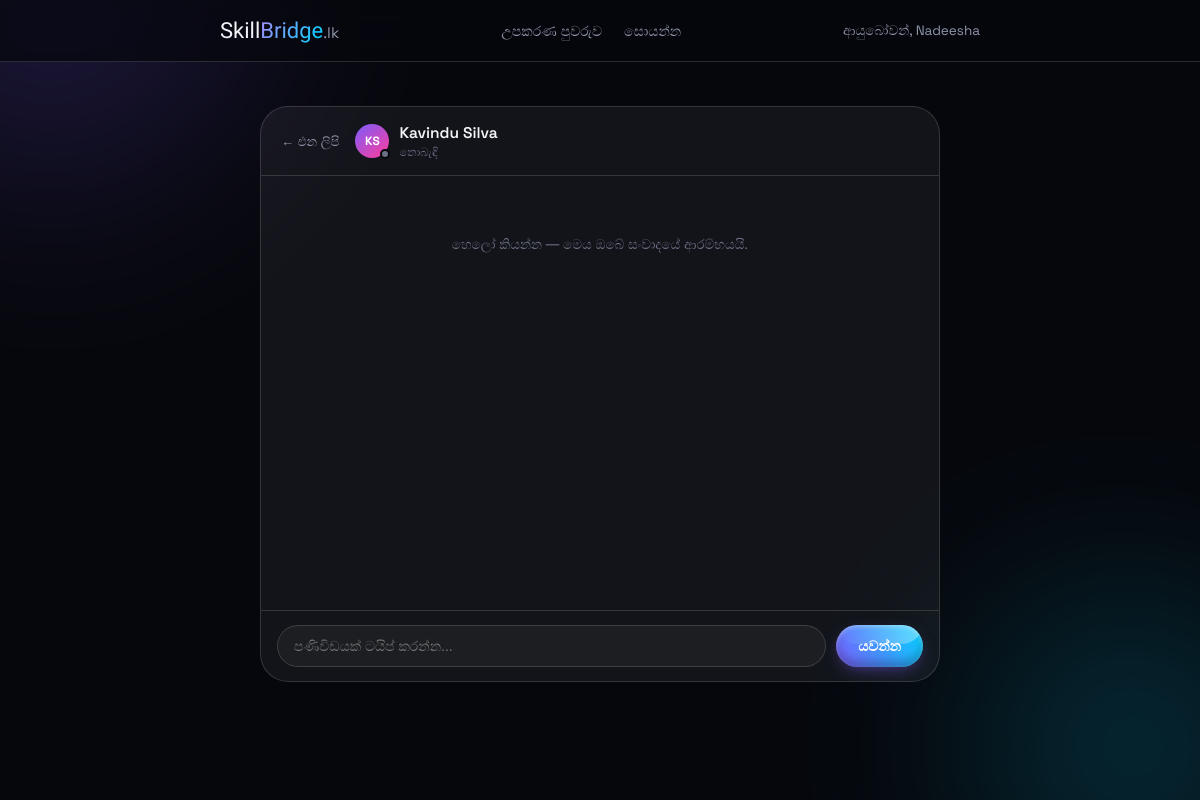
Screenshot of /sinhala/messages.php?with=2 (signed in) with the database file from the repository.
### tables this page shows
CREATE TABLE `users` (
  `user_id` int(10) UNSIGNED NOT NULL,
  `full_name` varchar(120) NOT NULL,
  `email` varchar(150) NOT NULL,
  `password_hash` varchar(255) NOT NULL,
  `role` enum('freelancer','client','admin') NOT NULL,
  `language_pref` enum('tamil','english','sinhala') NOT NULL DEFAULT 'english',
  `phone` varchar(20) DEFAULT NULL,
  `last_seen` timestamp NULL DEFAULT NULL,
  `photo_path` varchar(255) DEFAULT NULL,
  `is_active` tinyint(1) NOT NULL DEFAULT 1,
  `created_at` timestamp NOT NULL DEFAULT current_timestamp(),
  `updated_at` timestamp NOT NULL DEFAULT current_timestamp() ON UPDATE current_timestamp()
);

### sinhala/messages.php (the view, shortened to what this page needs)
<?php
require_once __DIR__ . '/session.php';
$myId = (int) $_SESSION['user_id'];
$withId = (int) ($_GET['with'] ?? 0);
$dashboardHref = match ($_SESSION['role'] ?? '') {
    'freelancer' => 'dashboard.php',
    'admin'      => 'admin-dashboard.php',
    default      => 'client-dashboard.php',
};
$dbError = false;
$dbErrorDetail = '';
$otherPerson = null;
$thread = [];
$presence = ['online' => false, 'label' => ''];
function formatPresence(?string $lastSeen): array
{
    if (!$lastSeen) {
        return ['online' => false, 'label' => 'නොබැඳි'];
    }
    $label = 'අවසන් වරට දුටුවේ ' . date('d M, H:i', strtotime($lastSeen));
    return ['online' => false, 'label' => $label];
}
try {
    if ($withId > 0) {
        $stmt = $pdo->prepare('SELECT user_id, full_name, last_seen FROM users WHERE user_id = :user_id LIMIT 1');
        $stmt->execute(['user_id' => $withId]);
        $otherPerson = $stmt->fetch() ?: null;
        if ($otherPerson) {
            $presence = formatPresence($otherPerson['last_seen'] ?? null);
            $stmt = $pdo->prepare("
                SELECT message_id, sender_id, content, sent_at
                FROM messages
                WHERE (sender_id = :me1 AND receiver_id = :them1)
                   OR (sender_id = :them2 AND receiver_id = :me2)
                ORDER BY sent_at ASC
            ");
            $stmt->execute([
                'me1' => $myId, 'them1' => $withId,
                'them2' => $withId, 'me2' => $myId,
            ]);
            $thread = $stmt->fetchAll();
        }
    }
} catch (PDOException $e) {
    error_log('SkillBridge messages.php load error: ' . $e->getMessage());
    $dbError = true;
    $dbErrorDetail = $e->getMessage();
}
function initials(string $name): string
{
    $parts = preg_split('/\s+/', trim($name));
    $letters = array_map(fn($p) => mb_strtoupper(mb_substr($p, 0, 1)), array_slice($parts, 0, 2));
    return implode('', $letters) ?: '?';
}
?>
<!DOCTYPE html>
<html lang="si">
<head>
<link rel="stylesheet" href="assets/css/messages.css">
</head>
<body>
<div class="scene" aria-hidden="true">
  <div class="orb orb-violet"></div>
  <div class="orb orb-cyan"></div>
</div>
<header class="nav">
  <div class="nav-inner">
    <a href="index(SIN).html" class="brand-mark">Skill<span class="brand-accent">Bridge</span><span class="brand-tld">.lk</span></a>
    <nav class="nav-links">
      <a href="<?php echo $dashboardHref; ?>">උපකරණ පුවරුව</a>
      <a href="search.php">සොයන්න</a>
    </nav>
    <span class="nav-hello">ආයුබෝවන්, <?php echo htmlspecialchars(explode(' ', $_SESSION['full_name'])[0], ENT_QUOTES); ?></span>
  </div>
</header>
<main class="messages-page">
  <?php if ($dbError): ?>
    <div class="empty-state">
      <div class="empty-glyph">!</div>
      <h3>පණිවිඩ පූරණය කළ නොහැකි විය</h3>
      <p>දත්ත සමුදායට ළඟාවීමේදී යම් දෝෂයක් සිදුවිය. කරුණාකර මොහොතකින් නැවත උත්සාහ කරන්න.</p>
      <?php if (isset($_GET['debug'])): ?>
        <p class="debug-detail"><?php echo htmlspecialchars($dbErrorDetail, ENT_QUOTES); ?></p>
      <?php endif; ?>
    </div>
  <?php elseif ($withId > 0): ?>
    <div class="thread-shell">
      <div class="thread-header">
        <a href="messages.php" class="thread-back">← එන ලිපි</a>
        <div class="thread-who">
          <span class="thread-avatar">
            <?php echo htmlspecialchars(initials($otherPerson['full_name']), ENT_QUOTES); ?>
            <span class="status-dot <?php echo $presence['online'] ? 'is-online' : ''; ?>" id="statusDot"></span>
          </span>
          <span class="thread-who-text">
            <h2><?php echo htmlspecialchars($otherPerson['full_name'], ENT_QUOTES); ?></h2>
            <span class="thread-status <?php echo $presence['online'] ? 'is-online' : ''; ?>" id="threadStatus"><?php echo htmlspecialchars($presence['label'], ENT_QUOTES); ?></span>
          </span>
        </div>
      </div>
      <div class="thread-messages" id="threadMessages" data-with-id="<?php echo $withId; ?>" data-my-id="<?php echo $myId; ?>" data-last-id="<?php echo !empty($thread) ? (int) $thread[count($thread) - 1]['message_id'] : 0; ?>">
        <?php if (empty($thread)): ?>
          <p class="thread-empty">හෙලෝ කියන්න — මෙය ඔබේ සංවාදයේ ආරම්භයයි.</p>
        <?php endif; ?>
      </div>
      <form method="POST" action="messages.php?with=<?php echo $withId; ?>" class="thread-composer" id="composerForm" data-with-id="<?php echo $withId; ?>">
        <input type="text" name="content" placeholder="පණිවිඩයක් ටයිප් කරන්න..." autocomplete="off" required>
        <button type="submit" class="btn btn-primary">යවන්න</button>
      </form>
    </div>
  <?php endif; ?>
</main>
</body>
</html>

### rows the page displays
users: full_name "KS", full_name "Kavindu Silva", last_seen "නොබැඳි"

### other values shown
explode(' ', $_SESSION['full_name'])[0] "Nadeesha"
